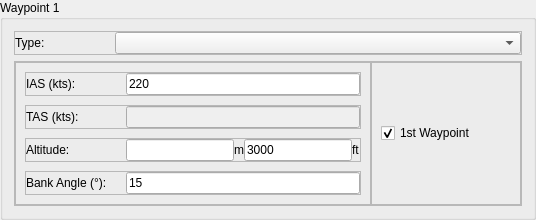
    <widget class="QGroupBox" name="gbWaypoint1">
     <property name="title">
      <string>Waypoint 1</string>
     </property>
     <layout class="QVBoxLayout" name="vl_gbWaypoint1">
      <item>
       <widget class="QFrame" name="frame_Type1">
        <property name="enabled">
         <bool>true</bool>
        </property>
        <property name="sizePolicy">
         <sizepolicy hsizetype="Minimum" vsizetype="Preferred">
          <horstretch>0</horstretch>
          <verstretch>0</verstretch>
         </sizepolicy>
        </property>
        <property name="frameShape">
         <enum>QFrame::StyledPanel</enum>
        </property>
        <property name="frameShadow">
         <enum>QFrame::Raised</enum>
        </property>
        <layout class="QHBoxLayout" name="horizontalLayout_19">
         <property name="spacing">
          <number>0</number>
         </property>
         <property name="margin">
          <number>0</number>
         </property>
         <item>
          <widget class="QLabel" name="label_11">
           <property name="minimumSize">
            <size>
             <width>100</width>
             <height>0</height>
            </size>
           </property>
           <property name="maximumSize">
            <size>
             <width>100</width>
             <height>16777215</height>
            </size>
           </property>
           <property name="font">
            <font>
             <family>Arial</family>
             <weight>50</weight>
             <bold>false</bold>
            </font>
           </property>
           <property name="text">
            <string>Type:</string>
           </property>
          </widget>
         </item>
         <item>
          <widget class="QComboBox" name="cmbType1">
           <property name="maximumSize">
            <size>
             <width>16777215</width>
             <height>16777215</height>
            </size>
           </property>
           <property name="font">
            <font>
             <family>Arial</family>
             <weight>50</weight>
             <bold>false</bold>
            </font>
           </property>
           <property name="frame">
            <bool>true</bool>
           </property>
          </widget>
         </item>
        </layout>
       </widget>
      </item>
      <item>
       <widget class="QFrame" name="pnlWaypoint1">
        <property name="frameShape">
         <enum>QFrame::StyledPanel</enum>
        </property>
        <property name="frameShadow">
         <enum>QFrame::Raised</enum>
        </property>
        <layout class="QHBoxLayout" name="horizontalLayout">
         <property name="spacing">
          <number>0</number>
         </property>
         <property name="margin">
          <number>0</number>
         </property>
         <item>
          <widget class="QFrame" name="pnlAttL1">
           <property name="minimumSize">
            <size>
             <width>150</width>
             <height>0</height>
            </size>
           </property>
           <property name="frameShape">
            <enum>QFrame::StyledPanel</enum>
           </property>
           <property name="frameShadow">
            <enum>QFrame::Raised</enum>
           </property>
           <layout class="QVBoxLayout" name="vl_AttL1" stretch="0,0,0,0">
            <property name="spacing">
             <number>9</number>
            </property>
            <property name="margin">
             <number>9</number>
            </property>
            <item>
             <widget class="QFrame" name="frame_Ias1">
              <property name="sizePolicy">
               <sizepolicy hsizetype="Minimum" vsizetype="Preferred">
                <horstretch>0</horstretch>
                <verstretch>0</verstretch>
               </sizepolicy>
              </property>
              <property name="frameShape">
               <enum>QFrame::StyledPanel</enum>
              </property>
              <property name="frameShadow">
               <enum>QFrame::Raised</enum>
              </property>
              <layout class="QHBoxLayout" name="horizontalLayout_31">
               <property name="spacing">
                <number>0</number>
               </property>
               <property name="margin">
                <number>0</number>
               </property>
               <item>
                <widget class="QLabel" name="label_15">
                 <property name="sizePolicy">
                  <sizepolicy hsizetype="Fixed" vsizetype="Preferred">
                   <horstretch>0</horstretch>
                   <verstretch>0</verstretch>
                  </sizepolicy>
                 </property>
                 <property name="minimumSize">
                  <size>
                   <width>100</width>
                   <height>0</height>
                  </size>
                 </property>
                 <property name="maximumSize">
                  <size>
                   <width>100</width>
                   <height>16777215</height>
                  </size>
                 </property>
                 <property name="font">
                  <font>
                   <family>Arial</family>
                   <weight>50</weight>
                   <bold>false</bold>
                  </font>
                 </property>
                 <property name="text">
                  <string>IAS (kts):</string>
                 </property>
                </widget>
               </item>
               <item>
                <widget class="QLineEdit" name="txtIas1">
                 <property name="enabled">
                  <bool>true</bool>
                 </property>
                 <property name="text">
                  <string>220</string>
                 </property>
                </widget>
               </item>
              </layout>
             </widget>
            </item>
            <item>
             <widget class="QFrame" name="frame_Tas1">
              <property name="sizePolicy">
               <sizepolicy hsizetype="Minimum" vsizetype="Preferred">
                <horstretch>0</horstretch>
                <verstretch>0</verstretch>
               </sizepolicy>
              </property>
              <property name="frameShape">
               <enum>QFrame::StyledPanel</enum>
              </property>
              <property name="frameShadow">
               <enum>QFrame::Raised</enum>
              </property>
              <layout class="QHBoxLayout" name="horizontalLayout_37">
               <property name="spacing">
                <number>0</number>
               </property>
               <property name="margin">
                <number>0</number>
               </property>
               <item>
                <widget class="QLabel" name="label_19">
                 <property name="sizePolicy">
                  <sizepolicy hsizetype="Fixed" vsizetype="Preferred">
                   <horstretch>0</horstretch>
                   <verstretch>0</verstretch>
                  </sizepolicy>
                 </property>
                 <property name="minimumSize">
                  <size>
                   <width>100</width>
                   <height>0</height>
                  </size>
                 </property>
                 <property name="maximumSize">
                  <size>
                   <width>100</width>
                   <height>16777215</height>
                  </size>
                 </property>
                 <property name="font">
                  <font>
                   <family>Arial</family>
                   <weight>50</weight>
                   <bold>false</bold>
                  </font>
                 </property>
                 <property name="text">
                  <string>TAS (kts):</string>
                 </property>
                </widget>
               </item>
               <item>
                <widget class="QLineEdit" name="txtTas1">
                 <property name="enabled">
                  <bool>false</bool>
                 </property>
                </widget>
               </item>
              </layout>
             </widget>
            </item>
            <item>
             <widget class="QFrame" name="frame_Altitude1">
              <property name="sizePolicy">
               <sizepolicy hsizetype="Minimum" vsizetype="Preferred">
                <horstretch>0</horstretch>
                <verstretch>0</verstretch>
               </sizepolicy>
              </property>
              <property name="frameShape">
               <enum>QFrame::StyledPanel</enum>
              </property>
              <property name="frameShadow">
               <enum>QFrame::Raised</enum>
              </property>
              <layout class="QHBoxLayout" name="horizontalLayout_27">
               <property name="spacing">
                <number>0</number>
               </property>
               <property name="margin">
                <number>0</number>
               </property>
               <item>
                <widget class="QLabel" name="label_4">
                 <property name="sizePolicy">
                  <sizepolicy hsizetype="Fixed" vsizetype="Preferred">
                   <horstretch>0</horstretch>
                   <verstretch>0</verstretch>
                  </sizepolicy>
                 </property>
                 <property name="minimumSize">
                  <size>
                   <width>100</width>
                   <height>0</height>
                  </size>
                 </property>
                 <property name="maximumSize">
                  <size>
                   <width>100</width>
                   <height>16777215</height>
                  </size>
                 </property>
                 <property name="font">
                  <font>
                   <family>Arial</family>
                   <weight>50</weight>
                   <bold>false</bold>
                  </font>
                 </property>
                 <property name="text">
                  <string>Altitude:</string>
                 </property>
                </widget>
               </item>
               <item>
                <widget class="QLineEdit" name="txtAltitudeM1">
                 <property name="enabled">
                  <bool>true</bool>
                 </property>
                </widget>
               </item>
               <item>
                <widget class="QLabel" name="label_5">
                 <property name="text">
                  <string>m</string>
                 </property>
                </widget>
               </item>
               <item>
                <widget class="QLineEdit" name="txtAltitude1">
                 <property name="enabled">
                  <bool>true</bool>
                 </property>
                 <property name="sizePolicy">
                  <sizepolicy hsizetype="Expanding" vsizetype="Fixed">
                   <horstretch>0</horstretch>
                   <verstretch>0</verstretch>
                  </sizepolicy>
                 </property>
                 <property name="minimumSize">
                  <size>
                   <width>0</width>
                   <height>0</height>
                  </size>
                 </property>
                 <property name="maximumSize">
                  <size>
                   <width>16777215</width>
                   <height>16777215</height>
                  </size>
                 </property>
                 <property name="font">
                  <font>
                   <family>Arial</family>
                   <weight>50</weight>
                   <bold>false</bold>
                  </font>
                 </property>
                 <property name="text">
                  <string>3000</string>
                 </property>
                </widget>
               </item>
               <item>
                <widget class="QLabel" name="label_6">
                 <property name="text">
                  <string>ft</string>
                 </property>
                </widget>
               </item>
              </layout>
             </widget>
            </item>
            <item>
             <widget class="QFrame" name="frame_Bank1">
              <property name="sizePolicy">
               <sizepolicy hsizetype="Minimum" vsizetype="Preferred">
                <horstretch>0</horstretch>
                <verstretch>0</verstretch>
               </sizepolicy>
              </property>
              <property name="frameShape">
               <enum>QFrame::StyledPanel</enum>
              </property>
              <property name="frameShadow">
               <enum>QFrame::Raised</enum>
              </property>
              <layout class="QHBoxLayout" name="horizontalLayout_33">
               <property name="spacing">
                <number>0</number>
               </property>
               <property name="margin">
                <number>0</number>
               </property>
               <item>
                <widget class="QLabel" name="label_17">
                 <property name="sizePolicy">
                  <sizepolicy hsizetype="Fixed" vsizetype="Preferred">
                   <horstretch>0</horstretch>
                   <verstretch>0</verstretch>
                  </sizepolicy>
                 </property>
                 <property name="minimumSize">
                  <size>
                   <width>100</width>
                   <height>0</height>
                  </size>
                 </property>
                 <property name="maximumSize">
                  <size>
                   <width>100</width>
                   <height>16777215</height>
                  </size>
                 </property>
                 <property name="font">
                  <font>
                   <family>Arial</family>
                   <weight>50</weight>
                   <bold>false</bold>
                  </font>
                 </property>
                 <property name="text">
                  <string>Bank Angle (°):</string>
                 </property>
                </widget>
               </item>
               <item>
                <widget class="QLineEdit" name="txtBank1">
                 <property name="enabled">
                  <bool>true</bool>
                 </property>
                 <property name="text">
                  <string>15</string>
                 </property>
                </widget>
               </item>
              </layout>
             </widget>
            </item>
           </layout>
          </widget>
         </item>
         <item>
          <widget class="QFrame" name="pnlAttR1">
           <property name="minimumSize">
            <size>
             <width>150</width>
             <height>0</height>
            </size>
           </property>
           <property name="frameShape">
            <enum>QFrame::StyledPanel</enum>
           </property>
           <property name="frameShadow">
            <enum>QFrame::Raised</enum>
           </property>
           <layout class="QVBoxLayout" name="vl_pnlAttR1">
            <item>
             <widget class="QCheckBox" name="chbFirstWaypoint">
              <property name="text">
               <string>1st Waypoint</string>
              </property>
              <property name="checked">
               <bool>true</bool>
              </property>
             </widget>
            </item>
           </layout>
          </widget>
         </item>
        </layout>
       </widget>
      </item>
     </layout>
    </widget>
